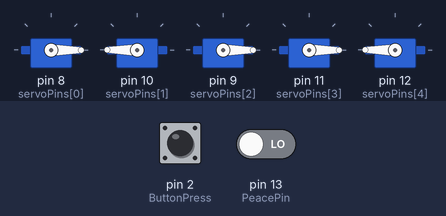
Recording of a sketch running on a simulated Arduino Uno, built with avr-gcc and run on an emulated ATmega328P. On the bench: 5 × servo. The test bench sets the inputs (shaded band); at power-on: pin 13 (PeacePin) LOW, pin 2 (ButtonPress) LOW. Random numbers use the default seed unless the sketch sets one.

Above: at 3.7 s.
3.8 s: pin 13 (PeacePin) driven HIGH
At 5.3 s:
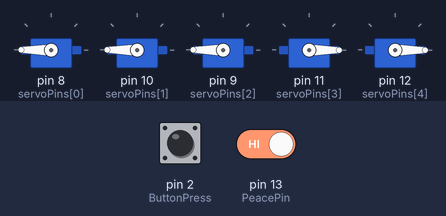
At 6.7 s:
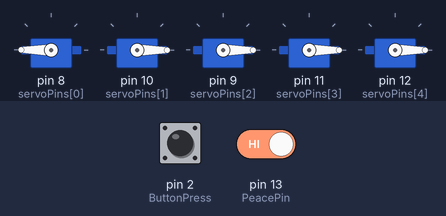
6.8 s: pin 13 (PeacePin) driven LOW
At 9.4 s:
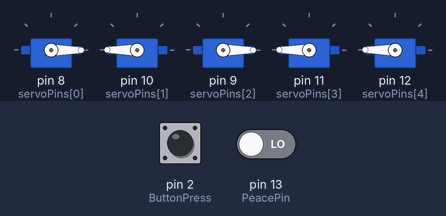
9.8 s: pin 2 (ButtonPress) pulled HIGH for 0.15 s
12.9 s: pin 2 (ButtonPress) pulled HIGH for 3.2 s
20.6 s: pin 2 (ButtonPress) pulled HIGH for 1 s
Timing chart, 0 to 33.6 s (numbered marks = the images above; inputs shaded):
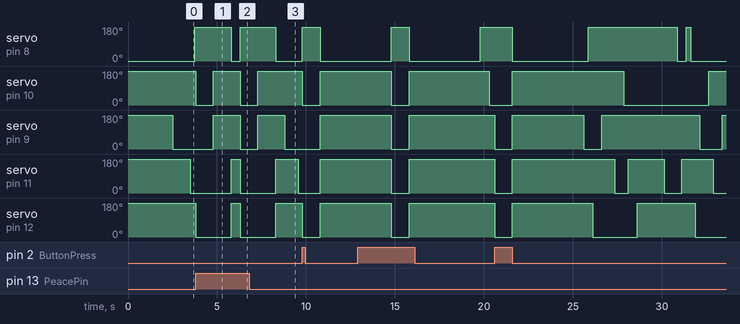

The sketch:

HackerHand_Test_FingersLoop_FistPeaceV2.ino
```cpp
#include <Servo.h>  // the servo library

#define SERVOS 5 // the number of servos
#define SRV_CLOSE 0 // angle for closed finger
#define SRV_OPEN 180 // angle for open finger

int servoPins[SERVOS] = {8,10,9,11,12}; // servos on non obvious pins(thumb, index, middle, ring, pinky)
int servoMin[SERVOS] = {544,544,544,544,544}; // minimum pwm value for each servo
int servoMax[SERVOS] = {1600,2400,2400,2400,2400}; // maximum pwm value for each servo
int servoInv[SERVOS] = {1,0,0,0,0}; // indicates if servo direction is inverted
unsigned long tmsServo_Attached[SERVOS]; // time since last servo attach. Used to reduce power comsumption
unsigned long previousTime = 0;
Servo myservo[SERVOS];

int ButtonPress = 2; //pushbutton connected to digital pin 7 - this will close hand into fist as a demo
int ButtonState = 0; //declares button
int PeacePin = 13;   // pushbutton connected to digital pin 4 -  switch between peace and anger
int PeaceState = 0; //declaring state of Peace pin


void setup()
{
  //Serial.begin(9600);

  // Open Hand
  for (int f=0; f < SERVOS; f++)
    moveFinger (f, 0);

  // Wait for servos to respond
  delay (500);

  // Relax servos
  for (int f=0; f < SERVOS; f++)
    myservo[f].detach();

  delay (2000);
  pinMode(ButtonPress, INPUT);      // sets the digital pin 7 as the threshold changer
  pinMode(PeacePin, INPUT);
}

void loop()
{
  unsigned long time=0, pos=0, f=0;

  ButtonState = digitalRead(ButtonPress); // this checks if button is pressed to allow hand to become fist
  if (ButtonState == HIGH)  // This will activate the TENS if the PushButton is pressed on S1
  {
    for (int i=0; i < SERVOS; i++)
      moveFinger (i, 1); // close all fingers

    delay(1000);    // waits for delay
    for (int i=0; i < SERVOS; i++)
      moveFinger (i, 0); // open all fingers

    delay(4000);   // waits for delay
  }

  for (int i=0; i < SERVOS; i++) {
    // Detach servo if time since last attach exceeds 750 ms.
    if (millis() - tmsServo_Attached[i] > 750) {
      myservo[i].detach();
    }
  }

     PeaceState  = digitalRead(PeacePin); // this checks if button is pressed to allow hand to become fist
     if (PeaceState == HIGH){ // This will activate the TENS if the PushButton is pressed on S1

        moveFinger (0, 1); // close all fingers
        moveFinger (1, 1);
        moveFinger (2, 1);
        moveFinger (3, 1);
        moveFinger (4, 1);
        delay(1000);
        moveFinger (1, 0); // peace
        moveFinger (2, 0); // peace
        delay(1000);                  // waits for delay
        moveFinger (0, 0); // move all fingers
        moveFinger (3, 0);
        moveFinger (4, 0);
        delay(500);
      }


  time = millis();
  if (time - previousTime > 250)
  {
    Serial.print("Entro - Finger/Pos: ");
    f=random(0,5);
    pos = random(0,2);
    Serial.print(f);
    Serial.print("/");
    Serial.println(pos);
    moveFinger (f, pos);
    previousTime = time;
  }
}

void moveFinger(int finger, int pos)
{
  if (pos == 1) { // Close
    if (myservo[finger].read() != abs(SRV_CLOSE - SRV_OPEN*servoInv[finger])) {
      // Close finger
      if (!myservo[finger].attached()) {
        myservo[finger].attach(servoPins[finger], servoMin[finger], servoMax[finger]);
        tmsServo_Attached[finger] = millis();
      }
      myservo[finger].write(abs(SRV_CLOSE - SRV_OPEN*servoInv[finger]));
    }
  }
  else { // Open
    if (myservo[finger].read() != abs(SRV_OPEN - SRV_OPEN*servoInv[finger])) {
      // Open finger
      if (!myservo[finger].attached()) {
        myservo[finger].attach(servoPins[finger], servoMin[finger], servoMax[finger]);
        tmsServo_Attached[finger] = millis();
      }
      myservo[finger].write(abs(SRV_OPEN - SRV_OPEN*servoInv[finger]));
    }
  }
}
```

Measured:
- after the input at 3.8 s, servo on pin 11 (servoPins[3]): 0° → 180° after 2.0 s, → 0° 0.50 s later
